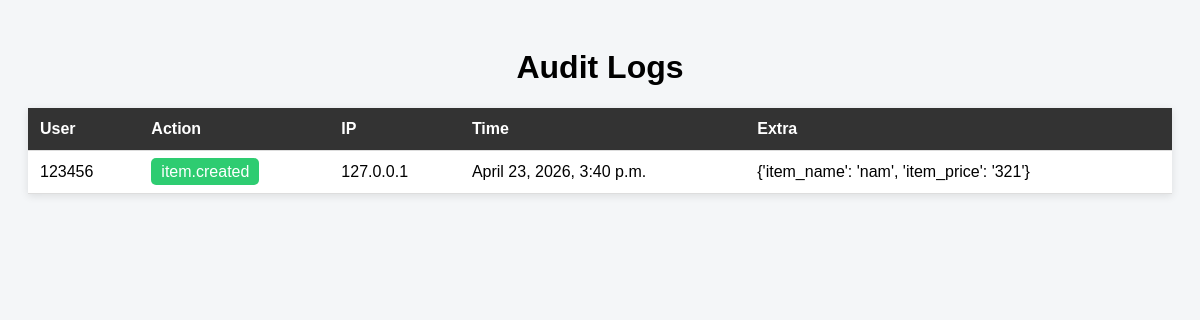
/myapp/logs/, run on the app's committed database.
### myapp/models.py (models this page shows, shortened)
class AuditLog(models.Model):
    user = models.ForeignKey(User, on_delete=models.SET_NULL, null=True)
    action = models.CharField(max_length=255)
    timestamp = models.DateTimeField(auto_now_add=True)
    ip_address = models.GenericIPAddressField(null=True, blank=True)
    extra_data = models.JSONField(null=True, blank=True)

### myapp/views.py (the view)
# urls.py: path('logs/', views.audit_log_view, name='audit_logs'),
def audit_log_view(request):
    logs = AuditLog.objects.all().order_by('-timestamp')
    return render(request, 'mysite/audit_logs.html', {
        'logs': logs
    })

### myapp/templates/mysite/audit_logs.html (shortened to what this page needs)
<!DOCTYPE html>
<html>
<head>
</head>
<body>
<h1>Audit Logs</h1>
<table>
    <tr>
        <th>User</th>
        <th>Action</th>
        <th>IP</th>
        <th>Time</th>
        <th>Extra</th>
    </tr>
    {% for log in logs %}
    <tr>
        <td>{{ log.user }}</td>
        <td>
            {% if "delete" in log.action %}
                <span class="badge delete">{{ log.action }}</span>
            {% elif "update" in log.action %}
                <span class="badge update">{{ log.action }}</span>
            {% else %}
                <span class="badge create">{{ log.action }}</span>
            {% endif %}
        </td>
        <td>{{ log.ip_address }}</td>
        <td>{{ log.timestamp }}</td>
        <td>{{ log.extra_data }}</td>
    </tr>
    {% empty %}
    <tr>
        <td colspan="5">No logs found</td>
    </tr>
    {% endfor %}
</table>
</body>
</html>

### myapp/templates/mysite/audit_logs.html (style rules this page uses)
body { font-family: Arial; background: #f4f6f8; padding: 20px; }
h1 { text-align: center; }
table { width: 100%; border-collapse: collapse; background: white; box-shadow: 0 2px 8px rgba(0,0,0,0.1); }
th, td { padding: 12px; border-bottom: 1px solid #ddd; text-align: left; }
th { background: #333; color: white; }
.badge { padding: 5px 10px; border-radius: 5px; color: white; }
.create { background: #2ecc71; }

### data on the page
AuditLog: user "123456", action "item.created", ip_address "127.0.0.1", timestamp "April 23, 2026, 3:40 p.m.", extra_data "{'item_name': 'nam', 'item_price': '321'}"
